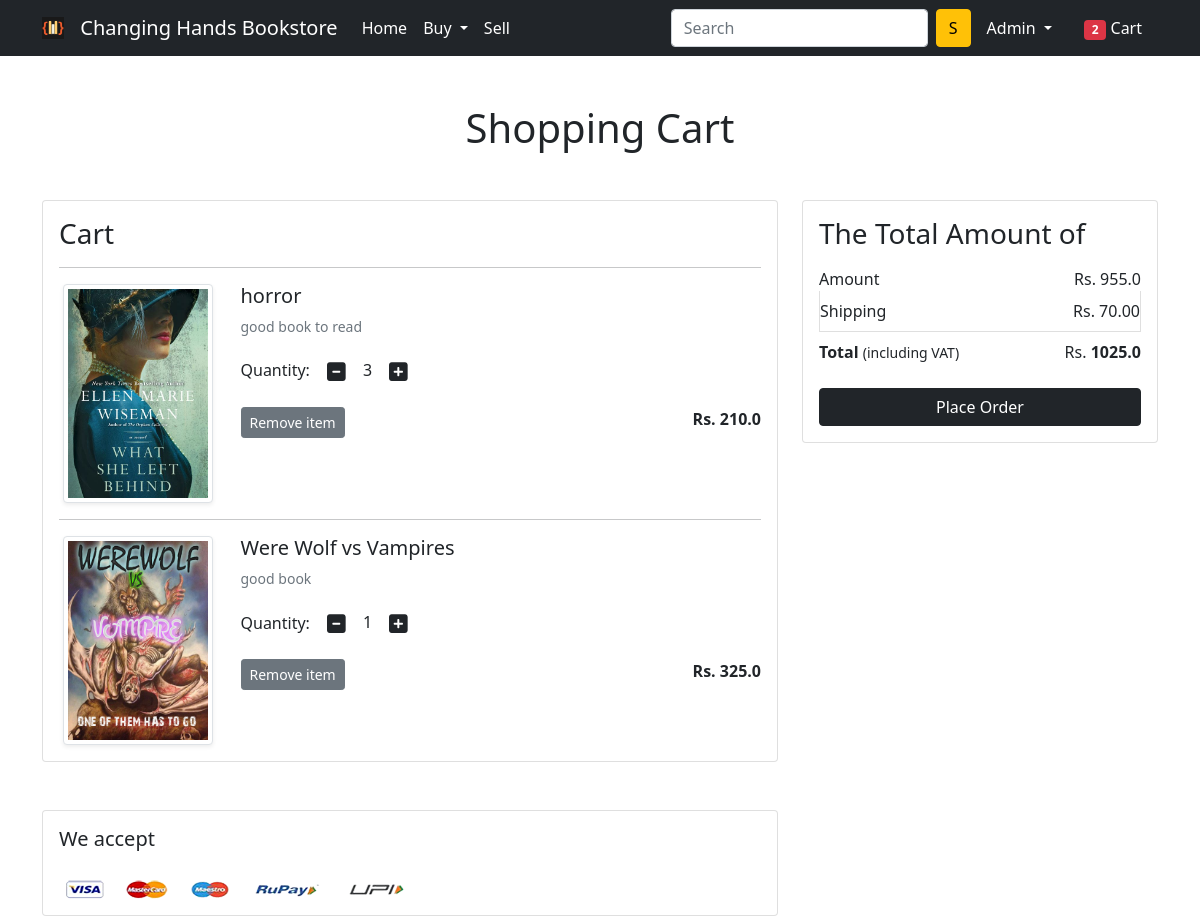
The app's page /cart/ (signed in) with its own data.
### app/models.py (models this page shows, shortened)
class Cart(models.Model):
    user = models.ForeignKey(User, on_delete=models.CASCADE)
    product = models.ForeignKey(Product, on_delete=models.CASCADE)
    quantity = models.PositiveIntegerField(default=1)
    def __str__(self):
        return str(self.id)

class Product(models.Model):
    title = models.CharField(max_length=100)
    selling_price = models.FloatField()
    discounted_price = models.FloatField()
    description = models.TextField(blank=True)
    author = models.CharField(max_length=100)
    category = models.CharField(choices=CATEGORY_CHOICES, max_length=12)
    type = models.CharField(choices=TYPE_CHOICES, max_length=2, default='Classic')
    product_image = models.ImageField(null= True, upload_to='productimg/')

### app/views.py (the view)
# urls.py: path('cart/', views.show_cart, name='showcart'),
@login_required
def show_cart(request):
    totalitem = 0
    if request.user.is_authenticated:
        totalitem = len(Cart.objects.filter(user=request.user))
        user = request.user
        cart = Cart.objects.filter(user=user)
        print(cart)
        amount = 0.0
        shipping_amount = 70.0
        total_amount = 0.0
        cart_product = [p for p in Cart.objects.all() if p.user == user]
        if cart_product:
            for p in cart_product:
                tempamount = (p.quantity * p.product.discounted_price)
                amount += tempamount
                totalamount = amount + shipping_amount
            return render(request, 'app/addtocart.html', {'carts':cart, 'totalamount':totalamount, 'amount':amount, 'totalitem': totalitem})
        else:
            return render(request, 'app/emptycart.html', {'totalitem': totalitem})

### app/templates/app/addtocart.html (shortened to what this page needs)
{% extends 'app/base.html' %}
{% load static %}
{% block main-content %}
<div class="container my-5">
 <div class="row">
  <h1 class="text-center mb-5">Shopping Cart</h1>
  <div class="col-sm-8">
  <div class="card">
   <div class="card-body">
    <h3>Cart</h3>
    {% for cart in carts %}
    <hr>
    <div class="row">
     <div class="col-sm-3 text-center align-self-center"><img src="{{cart.product.product_image.url}}" alt="" srcset="" class="img-fluid img-thumbnail shadow-sm" height="150" width="150"> </div>
     <div class="col-sm-9">
      <div>
       <h5>{{cart.product.title}}</h5>
       <p class="mb-2 text-muted small">{{cart.product.description}} </p>
       <div class="my-3">
        <label for="quantity">Quantity: </label>
        <a class="minus-cart btn" pid="{{cart.product.id}}"><i class="fas fa-minus-square fa-lg"></i></a>
          <span id="quantity">{{cart.quantity}}</span>
        <a class="plus-cart btn" pid="{{cart.product.id}}"><i class="fas fa-plus-square fa-lg"></i></a>
       </div>
       <div class="d-flex justify-content-between">
        <a href="#" class="btn btn-sm btn-secondary mr-3 remove-cart" pid="{{cart.product.id}}">Remove item </a>
        <p class="mb-0"><span><strong>Rs. {{cart.product.discounted_price}}</strong></span></p>
       </div>
      </div>
     </div>
    </div>
    {% endfor %}
   </div>
   </div>
  </div>
  <div class="col-sm-4">
   <div class="card">
    <div class="card-body">
      <h3>The Total Amount of</h3>
      <ul class="list-group">
       <li class="list-group-item d-flex justify-content-between align-items-center border-0 px-0 pb-0">Amount<span>Rs. <span id="amount">{{amount}}</span></span></li>
       <li class="list-group-item d-flex justify-content-between align-items-center px-0">Shipping<span>Rs. 70.00</span></li>
       <li class="list-group-item d-flex justify-content-between align-items-center border-0 px-0 mb-3">
        <div>
           <strong>Total</strong> <small>(including VAT)</small>
         </div>
         <span>Rs. <strong id="totalamount">{{ totalamount}}</strong></span>
       </li>
      </ul>
      <div class="d-grid"><a href="{% url 'checkout' %}" class="btn btn-dark">Place Order</a></div>
    </div>
   </div>
  </div>
 </div>
</div>
<div class="container">
 <div class="row">
  <div class="col-sm-8">
   <div class="card">
    <div class="card-body">
      <h5 class="mb-4">We accept</h5>
      <img src="{% static 'app/images/payment.png' %}" alt="" class="img-fluid">
    </div>
  </div>
  </div>
 </div>
</div>
{% endblock main-content %}

### app/templates/app/base.html (shortened to what this page needs)
<!doctype html>
{% load static %}
<html lang="en">
  <head>
    <link href="https://cdn.jsdelivr.net/npm/bootstrap@5.0.0-beta1/dist/css/bootstrap.min.css" rel="stylesheet">
    <link rel="stylesheet" href="{% static 'app/css/owl.carousel.min.css' %}">
    <link rel="stylesheet" href="{% static 'app/css/all.min.css' %}">
    <link rel="stylesheet" href="{% static 'app/css/style.css' %}">
  </head>
  <body>
    <nav class="navbar navbar-expand-lg navbar-dark bg-dark">
      <div class="container">
        <img class="navbar-brand" src="{% static 'app/images/logo/logo/1.png' %}" width="2%">
        <a class="navbar-brand" href="/">Changing Hands Bookstore</a>
       <div class="collapse navbar-collapse" id="navbarSupportedContent">
         <ul class="navbar-nav me-auto mb-2 mb-lg-0">
           <li class="nav-item">
             <a class="nav-link active" aria-current="page" href="/">Home</a>
           </li>
           <li class="nav-item dropdown">
             <a class="nav-link dropdown-toggle text-white" href="#" id="electronicsDropdown" role="button" data-bs-toggle="dropdown" aria-expanded="false">
               Buy
             </a>
           </li>
           <li class="nav-item">
            <a class="nav-link active" aria-current="page" href="{% url 'sell'%}">Sell</a>
          </li>
         </ul>
         <form class="d-flex" action="/search">
           <input name="q" class="form-control me-2" type="search" placeholder="Search" aria-label="Search">
           <button class="btn btn-warning" type="submit">S</button>
         </form>
         <div>
          <ul class="navbar-nav me-auto mb-2 mb-lg-0">
            {% if request.user.is_authenticated %}
           <li class="nav-item dropdown mx-2">
              <a class="nav-link dropdown-toggle text-white" href="#" id="profileDropdown" role="button" data-bs-toggle="dropdown" aria-expanded="false">
                {{request.user.username|capfirst}}
               </a>
            </li>
            <li class="nav-item mx-2">
             <a href="{% url 'showcart' %}" class="nav-link text-white"><span class="badge bg-danger">{{totalitem}}</span> Cart </a>
            </li>
            {% endif %}
          </ul>
         </div>
       </div>
     </div>
    </nav>
    {% block main-content %} {% endblock main-content %}
  </body>
</html>

### records on screen
Cart: product.product_image (picture), product "horror", product.description "good book to read", quantity "3", product.discounted_price "210.0"
Cart: product.product_image (picture), product "Were Wolf vs Vampires", product.description "good book", quantity "1", product.discounted_price "325.0"

### other values on screen
{{ request.user.username|capfirst }} "Admin"
{{ totalitem }} "2"
{{ amount }} "955.0"
{{ totalamount }} "1025.0"
